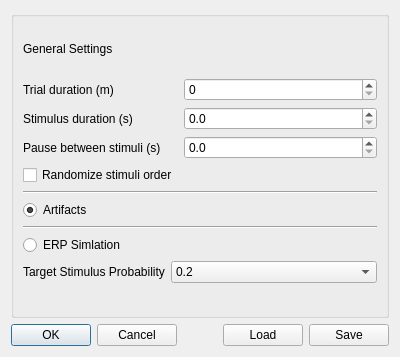
<?xml version="1.0" encoding="UTF-8"?>
<ui version="4.0">
 <class>Dialog</class>
 <widget class="QDialog" name="Dialog">
  <property name="geometry">
   <rect>
    <x>0</x>
    <y>0</y>
    <width>400</width>
    <height>357</height>
   </rect>
  </property>
  <property name="windowTitle">
   <string>Trial Order Settings</string>
  </property>
  <layout class="QVBoxLayout" name="verticalLayout">
   <item>
    <widget class="QGroupBox" name="groupBox">
     <property name="enabled">
      <bool>true</bool>
     </property>
     <property name="minimumSize">
      <size>
       <width>0</width>
       <height>0</height>
      </size>
     </property>
     <property name="title">
      <string/>
     </property>
     <layout class="QVBoxLayout" name="verticalLayout_2">
      <item>
       <widget class="QLabel" name="label_2">
        <property name="text">
         <string>General Settings</string>
        </property>
       </widget>
      </item>
      <item>
       <layout class="QFormLayout" name="formLayoutGeneral">
        <item row="1" column="0">
         <widget class="QLabel" name="lblTrialDuration">
          <property name="text">
           <string>Trial duration (m)</string>
          </property>
         </widget>
        </item>
        <item row="1" column="1">
         <widget class="QSpinBox" name="sbTrialDuration"/>
        </item>
        <item row="2" column="0">
         <widget class="QLabel" name="lblStimulusDuration">
          <property name="text">
           <string>Stimulus duration (s)</string>
          </property>
         </widget>
        </item>
        <item row="2" column="1">
         <widget class="QDoubleSpinBox" name="sbStimulusDuration">
          <property name="decimals">
           <number>1</number>
          </property>
          <property name="singleStep">
           <double>0.100000000000000</double>
          </property>
         </widget>
        </item>
        <item row="3" column="0">
         <widget class="QLabel" name="lblPause">
          <property name="text">
           <string>Pause between stimuli (s)</string>
          </property>
         </widget>
        </item>
        <item row="3" column="1">
         <widget class="QDoubleSpinBox" name="sbPause">
          <property name="decimals">
           <number>1</number>
          </property>
          <property name="singleStep">
           <double>0.100000000000000</double>
          </property>
         </widget>
        </item>
        <item row="4" column="0">
         <widget class="QCheckBox" name="cbRandomizeStimuli">
          <property name="text">
           <string>Randomize stimuli order</string>
          </property>
         </widget>
        </item>
       </layout>
      </item>
      <item>
       <widget class="Line" name="line">
        <property name="orientation">
         <enum>Qt::Horizontal</enum>
        </property>
       </widget>
      </item>
      <item>
       <widget class="QRadioButton" name="rbArtifacts">
        <property name="text">
         <string>Artifacts</string>
        </property>
        <property name="checked">
         <bool>true</bool>
        </property>
       </widget>
      </item>
      <item>
       <widget class="Line" name="line_2">
        <property name="orientation">
         <enum>Qt::Horizontal</enum>
        </property>
       </widget>
      </item>
      <item>
       <widget class="QRadioButton" name="rbERP">
        <property name="text">
         <string>ERP Simlation</string>
        </property>
       </widget>
      </item>
      <item>
       <layout class="QFormLayout" name="formLayoutERP">
        <property name="sizeConstraint">
         <enum>QLayout::SetMinimumSize</enum>
        </property>
        <item row="0" column="0">
         <widget class="QLabel" name="lblTargetStimulusProbability">
          <property name="text">
           <string>Target Stimulus Probability</string>
          </property>
         </widget>
        </item>
        <item row="0" column="1">
         <widget class="QComboBox" name="cbProbability">
          <item>
           <property name="text">
            <string>0.2</string>
           </property>
          </item>
          <item>
           <property name="text">
            <string>0.3</string>
           </property>
          </item>
          <item>
           <property name="text">
            <string>0.4</string>
           </property>
          </item>
         </widget>
        </item>
       </layout>
      </item>
     </layout>
    </widget>
   </item>
   <item>
    <layout class="QHBoxLayout" name="horizontalLayout_2">
     <item>
      <widget class="QDialogButtonBox" name="buttonBox">
       <property name="orientation">
        <enum>Qt::Horizontal</enum>
       </property>
       <property name="standardButtons">
        <set>QDialogButtonBox::Cancel|QDialogButtonBox::Ok</set>
       </property>
      </widget>
     </item>
     <item>
      <spacer name="horizontalSpacer">
       <property name="orientation">
        <enum>Qt::Horizontal</enum>
       </property>
       <property name="sizeHint" stdset="0">
        <size>
         <width>40</width>
         <height>20</height>
        </size>
       </property>
      </spacer>
     </item>
     <item>
      <widget class="QPushButton" name="btnLoad">
       <property name="text">
        <string>Load</string>
       </property>
       <property name="shortcut">
        <string>Ctrl+L</string>
       </property>
      </widget>
     </item>
     <item>
      <widget class="QPushButton" name="btnSave">
       <property name="text">
        <string>Save</string>
       </property>
       <property name="shortcut">
        <string>Ctrl+S</string>
       </property>
      </widget>
     </item>
    </layout>
   </item>
  </layout>
 </widget>
 <resources/>
 <connections>
  <connection>
   <sender>buttonBox</sender>
   <signal>accepted()</signal>
   <receiver>Dialog</receiver>
   <slot>accept()</slot>
   <hints>
    <hint type="sourcelabel">
     <x>248</x>
     <y>254</y>
    </hint>
    <hint type="destinationlabel">
     <x>157</x>
     <y>274</y>
    </hint>
   </hints>
  </connection>
  <connection>
   <sender>buttonBox</sender>
   <signal>rejected()</signal>
   <receiver>Dialog</receiver>
   <slot>reject()</slot>
   <hints>
    <hint type="sourcelabel">
     <x>316</x>
     <y>260</y>
    </hint>
    <hint type="destinationlabel">
     <x>286</x>
     <y>274</y>
    </hint>
   </hints>
  </connection>
 </connections>
</ui>
